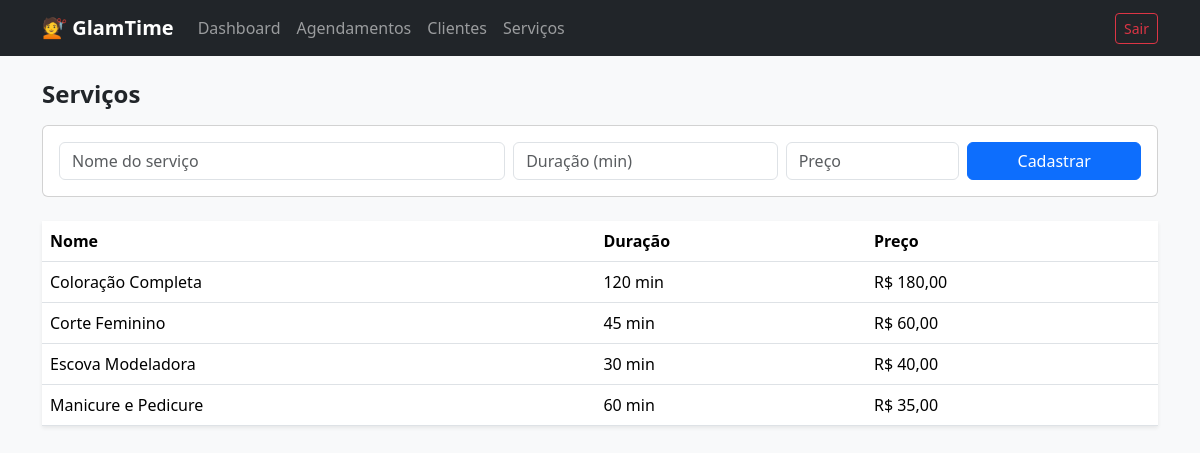
The app's page /servicos.php (signed in) with its own data.
### tables this page shows
CREATE TABLE IF NOT EXISTS servicos (
    id          INT AUTO_INCREMENT PRIMARY KEY,
    nome        VARCHAR(80)   NOT NULL,
    duracao_min INT           NOT NULL,
    preco       DECIMAL(10,2) NOT NULL,
    UNIQUE KEY uq_servico_nome (nome)
);

### servicos.php (the view, shortened to what this page needs)
<?php
require_once __DIR__ . '/auth_check.php';
$servicos = $pdo->query('SELECT id, nome, duracao_min, preco FROM servicos ORDER BY nome')->fetchAll();
?>
<!DOCTYPE html>
<html lang="pt-BR">
<head>
  <link href="https://cdn.jsdelivr.net/npm/bootstrap@5.3.3/dist/css/bootstrap.min.css" rel="stylesheet">
</head>
<body class="bg-light">
  <?php require_once __DIR__ . '/navbar.php'; ?>
  <main class="container">
    <h4 class="fw-bold mb-3">Serviços</h4>
    <form method="post" class="card card-body mb-4">
      <div class="row g-2">
        <div class="col-md-5"><input class="form-control" name="nome" placeholder="Nome do serviço" required></div>
        <div class="col-md-3"><input class="form-control" type="number" name="duracao_min" min="1" placeholder="Duração (min)" required></div>
        <div class="col-md-2"><input class="form-control" type="number" name="preco" min="0" step="0.01" placeholder="Preço" required></div>
        <div class="col-md-2"><button class="btn btn-primary w-100" type="submit">Cadastrar</button></div>
      </div>
    </form>
    <table class="table table-hover bg-white shadow-sm">
      <thead><tr><th>Nome</th><th>Duração</th><th>Preço</th></tr></thead>
      <tbody><?php foreach ($servicos as $servico): ?>
        <tr>
          <td><?= htmlspecialchars($servico['nome']) ?></td>
          <td><?= (int) $servico['duracao_min'] ?> min</td>
          <td>R$ <?= number_format((float) $servico['preco'], 2, ',', '.') ?></td>
        </tr>
      <?php endforeach; ?></tbody>
    </table>
  </main>
</body>
</html>

### records on screen
servicos: nome "Coloração Completa", duracao_min "120", preco "180,00"
servicos: nome "Corte Feminino", duracao_min "45", preco "60,00"
servicos: nome "Escova Modeladora", duracao_min "30", preco "40,00"
servicos: nome "Manicure e Pedicure", duracao_min "60", preco "35,00"
